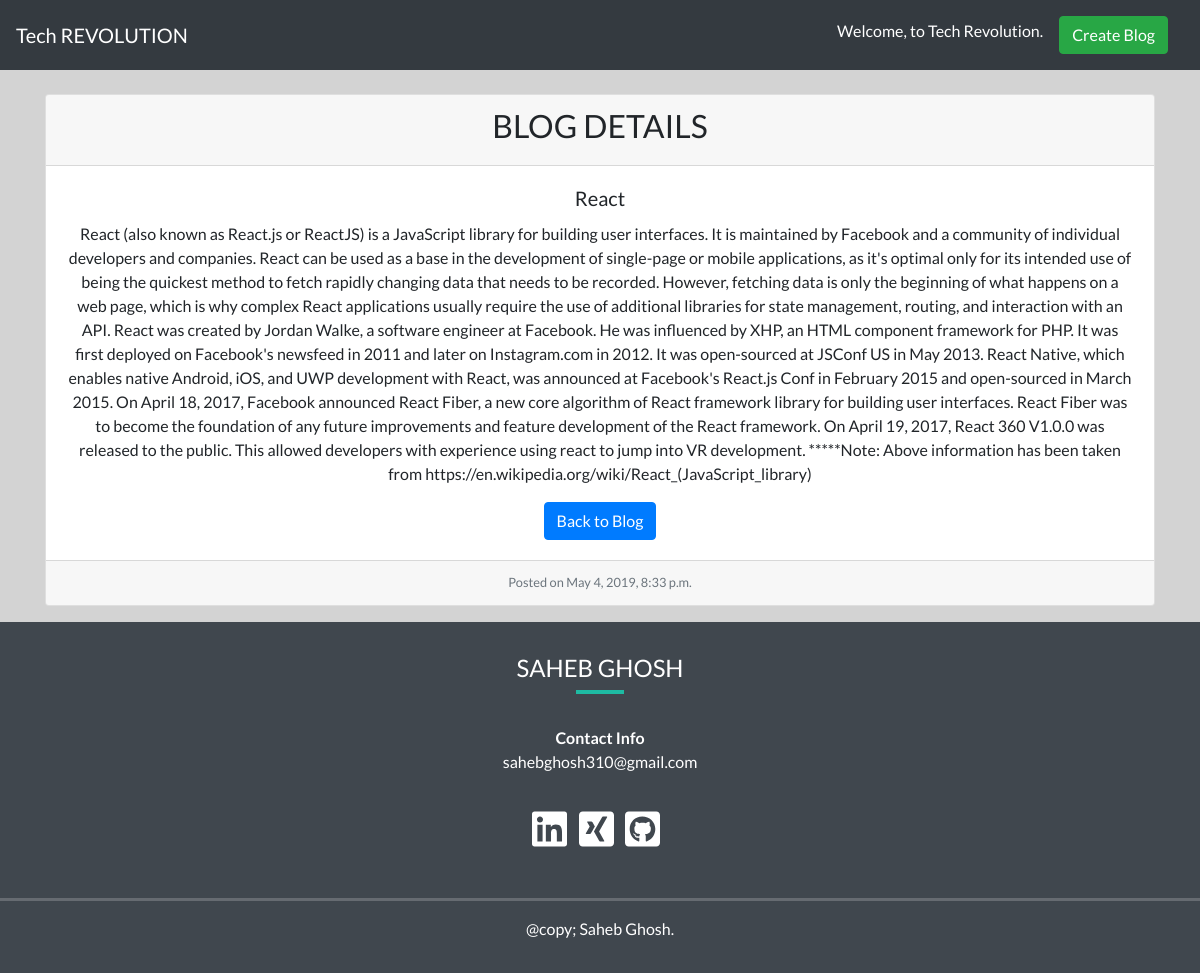
/blog/react/, run on the app's committed database.
### blog/models.py (models this page shows, shortened)
class Blogs(models.Model):
    title = models.CharField(max_length=150)
    slug = models.SlugField()
    description = models.TextField()
    date = models.DateTimeField(auto_now_add=True)
    image = models.ImageField(default='default.jpg', blank=True, upload_to='images')
    author = models.ForeignKey(User, default=None, on_delete=models.CASCADE)

### blog/views.py (the view)
# urls.py: path('<slug>/', views.blog_detail, name='detail'),
def blog_detail(request, slug):
    queryset = Blogs.objects.get(slug = slug)
    context = {
        'blog': queryset
    }
    return render(request, 'blog/blogdetail.html', context)

### blog/templates/blog/blogdetail.html
{% extends 'blog/base.html' %}
{% block content %}
<div class="container mt-4">
<div class="card text-center">
  <div class="card-header">
  <h2>BLOG DETAILS</h2>
  </div>
  <div class="card-body">
    <h5 class="card-title">{{ blog.title }}</h5>
    <p class="card-text">{{ blog.description }}</p>
    <a href="{% url 'blog:list' %}" class="btn btn-primary">Back to Blog</a>
  </div>
  <div class="card-footer">
<small class="text-muted">Posted on {{ blog.date }}</small>
</div>
</div>
</div>
{% endblock %}

### blog/templates/blog/base.html (shortened to what this page needs)
{% load static %}
<html lang="en">
  <head>
    <link
      rel="stylesheet"
      href="https://stackpath.bootstrapcdn.com/bootstrap/4.3.1/css/bootstrap.min.css"
    />
    <link rel="stylesheet" href="{% static 'main.css' %}">
  </head>
  <body>
    <header>
      <nav class="navbar navbar-expand-lg navbar-dark bg-dark">
        <div class="collapse navbar-collapse" id="navbarTogglerDemo01">
          <a class="navbar-brand" href="{% url 'blog:list' %}">Tech REVOLUTION</a>
          <h6 style="color:white;"> Welcome, <i> <u>  {{ user.username}} </u> </i> to Tech Revolution. </h6>
          <a class="nav-item nav-link" href="{% url 'blog:create' %}"><button class="btn btn-success" type="submit">
            Create Blog
          </button></a>
            </div>
      </nav>
    </header>
    {% block content %}{% endblock %}
    <footer>
        <div class="row justify-content-center">
            <div class="col-md-5 text-center">
                <h4 class="heading">SAHEB GHOSH</h4>
                <div class="heading-underline"></div>
		<strong>Contact Info</strong>
		<p>sahebghosh310@gmail.com</p>
		<a href="https://de.linkedin.com/in/saheb-ghosh-547842159" target="_blank"><i class="fab fa-linkedin"></i></a>
		<a href="https://www.xing.com/profile/Saheb_Ghosh" target="_blank"><i class="fab fa-xing-square"></i></a>
		<a href="https://github.com/sahebghosh" target="_blank"><i class="fab fa-github-square"></i></a>
            </div>
            <hr class="socket">
	        @copy; Saheb Ghosh.
        </div>
    </footer>
  </body>
</html>

### blog/static/main.css (style rules this page uses)
body { overflow-x: hidden; font-family: "Lato", sans-serif; background-color: lightgrey; }
.heading-underline { width: 3rem; height: 0.2rem; background-color: #1ebba3; margin: 0 auto 2rem; }
footer { background-color: #40474e; color: white; padding: 2rem 0 2rem; margin-top: 1rem; }
footer a { color: white; }
footer .svg-inline--fa { font-size: 2.5rem; margin: 1.2rem 0.5rem 0 0; }
hr.socket { width: 100%; border-top: 0.2rem solid #666b71; margin-top: 3rem; }

### data on the page
Blogs: title "React", description "React (also known as React.js or ReactJS) is a JavaScript library for building user interfaces. It is maintained by Facebook and a community of individual developers and companies. React can be used as a base in the development of single-page or mobile applications, as it's optimal only for its intended use of being the quickest method to fetch rapidly changing data that needs to be recorded. However, fetching data is only the beginning of what happens on a web page, which is why complex React applications usually require the use of additional libraries for state management, routing, and interaction with an API. React was created by Jordan Walke, a software engineer at Facebook. He was…", date "May 4, 2019, 8:33 p.m."
